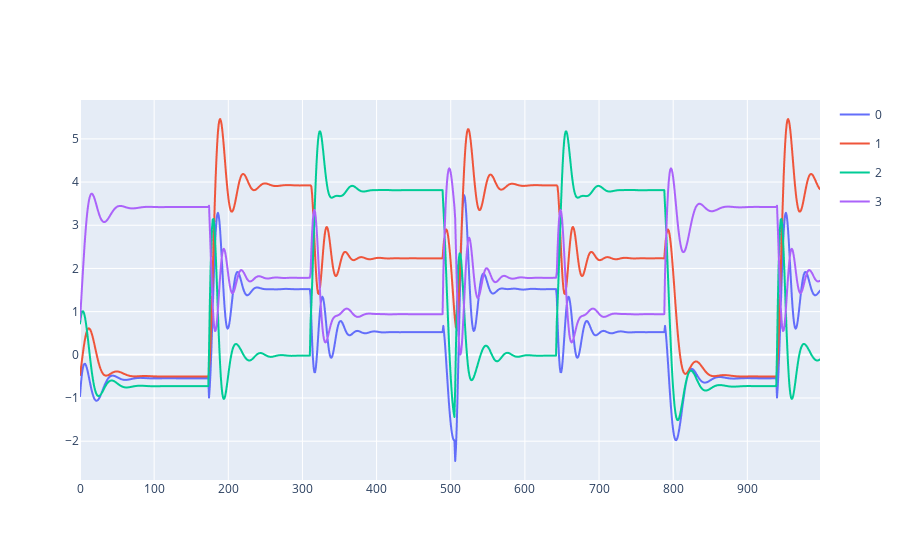

This figure's notebook cell:
### Code cell
util.plotting(X2.T);

### Figure 1 — Plotly figure (JSON) as saved in the notebook; plotly's stock layout.template omitted (floating-point values rounded to 4 significant figures; data arrays with more than 128 entries replaced by an {"elided": "..."} marker saying what was removed)
{"data": [{"hovertemplate": "variable=0<br>index=%{x}<br>value=%{y}<extra></extra>", "legendgroup": "0", "line": {"color": "#636efa", "dash": "solid"}, "marker": {"symbol": "circle"}, "mode": "lines", "name": "0", "showlegend": true, "type": "scattergl", "x": {"elided": "999 int values"}, "xaxis": "x", "y": {"elided": "999 float values"}, "yaxis": "y"}, {"hovertemplate": "variable=1<br>index=%{x}<br>value=%{y}<extra></extra>", "legendgroup": "1", "line": {"color": "#EF553B", "dash": "solid"}, "marker": {"symbol": "circle"}, "mode": "lines", "name": "1", "showlegend": true, "type": "scattergl", "x": {"elided": "999 int values"}, "xaxis": "x", "y": {"elided": "999 float values"}, "yaxis": "y"}, {"hovertemplate": "variable=2<br>index=%{x}<br>value=%{y}<extra></extra>", "legendgroup": "2", "line": {"color": "#00cc96", "dash": "solid"}, "marker": {"symbol": "circle"}, "mode": "lines", "name": "2", "showlegend": true, "type": "scattergl", "x": {"elided": "999 int values"}, "xaxis": "x", "y": {"elided": "999 float values"}, "yaxis": "y"}, {"hovertemplate": "variable=3<br>index=%{x}<br>value=%{y}<extra></extra>", "legendgroup": "3", "line": {"color": "#ab63fa", "dash": "solid"}, "marker": {"symbol": "circle"}, "mode": "lines", "name": "3", "showlegend": true, "type": "scattergl", "x": {"elided": "999 int values"}, "xaxis": "x", "y": {"elided": "999 float values"}, "yaxis": "y"}], "layout": {"title": {}}}
